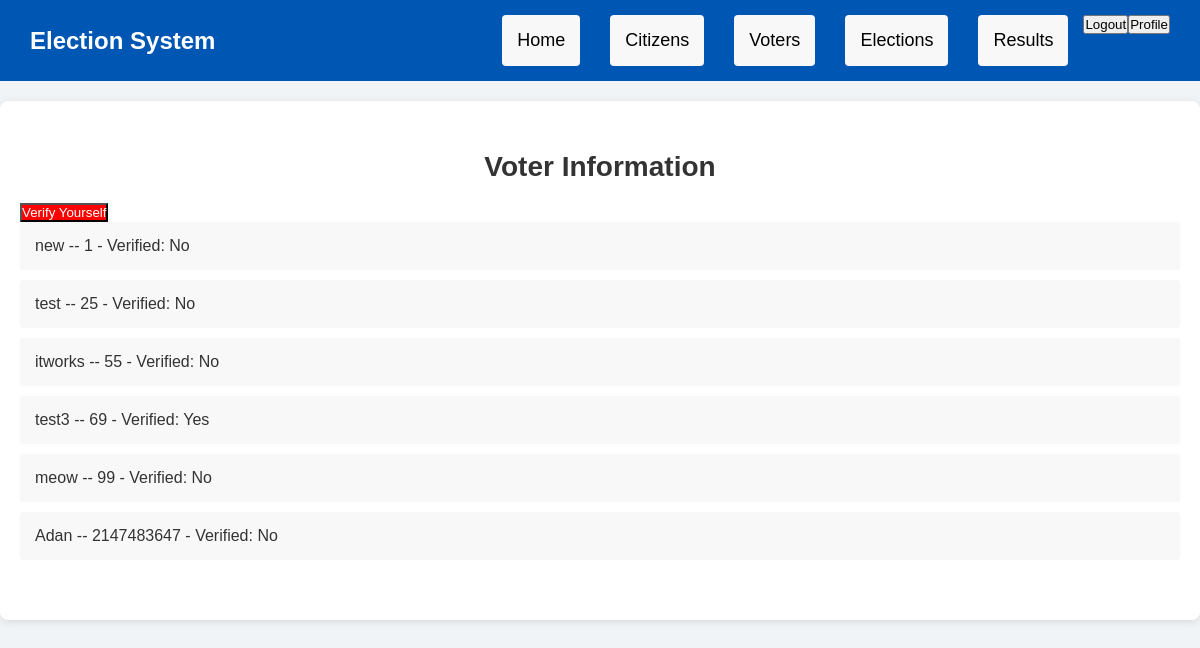
The page /public/index.php?page=voters (signed in) on the database its author committed.
### tables this page shows
CREATE TABLE `citizen` (
  `UserID` int(11) NOT NULL,
  `Name` varchar(255) DEFAULT NULL,
  `Email` varchar(255) DEFAULT NULL,
  `Role` varchar(50) DEFAULT NULL,
  `AddressID` bigint(20) DEFAULT NULL,
  `PhoneNumber` varchar(15) DEFAULT NULL,
  `Gender` char(1) DEFAULT NULL,
  `password` text DEFAULT NULL
);

CREATE TABLE `voterverification` (
  `UserID` int(11) NOT NULL,
  `VerifiedStatus` tinyint(1) DEFAULT 0,
  `VerificationMethod` varchar(50) DEFAULT NULL
);

### src/voterspage.php (the view)
<?php
include '../db/connection.php';
$sql = "SELECT u.UserID, u.Name , v.VerifiedStatus FROM voterverification v RIGHT JOIN Citizen u ON v.UserID = u.UserID;";
$result = $conn->query($sql);
?>
<section class="voters">
    <h1>Voter Information</h1>
    <form action="../src/utils/verfication.php" method="POST">
        <button type="submit" name="verify_all" style="background-color: red; color: white;">Verify Yourself</button>
    </form>
    <ul>
        <?php
        if ($result->num_rows > 0) {
            while ($row = $result->fetch_assoc()) {
                $userId = $row['UserID'];
                $name = $row['Name'];
                $isVerified = $row['VerifiedStatus'] == 1 ? 'Yes' : 'No';
                echo "<li>$name -- $userId - Verified: $isVerified</li>";
            }
        } else {
            echo "<p>No voters found.</p>";
        }
        ?>
    </ul>
</section>

### public/index.css (style rules this page uses)
* { margin: 0; padding: 0; box-sizing: border-box; }
body { font-family: 'Arial', sans-serif; background-color: #f0f4f7; color: #333; }
section { padding: 50px 20px; margin: 20px 0; background-color: white; box-shadow: 0 2px 8px rgba(0, 0, 0, 0.1); border-radius: 8px; }
h1 { font-size: 28px; margin-bottom: 20px; text-align: center; }
ul { list-style-type: none; padding: 0; margin: 0; }
ul li { background-color: #f8f8f8; margin-bottom: 10px; padding: 15px; border-radius: 4px; font-size: 16px; }

### rows shown on the page
citizen: Name "new", UserID "1", isVerified "No"
citizen: Name "test", UserID "25", isVerified "No"
citizen: Name "itworks", UserID "55", isVerified "No"
voterverification: UserID.Name "test3", UserID.UserID "69", VerifiedStatus "Yes"
citizen: Name "meow", UserID "99", isVerified "No"
citizen: Name "Adan", UserID "2147483647", isVerified "No"
